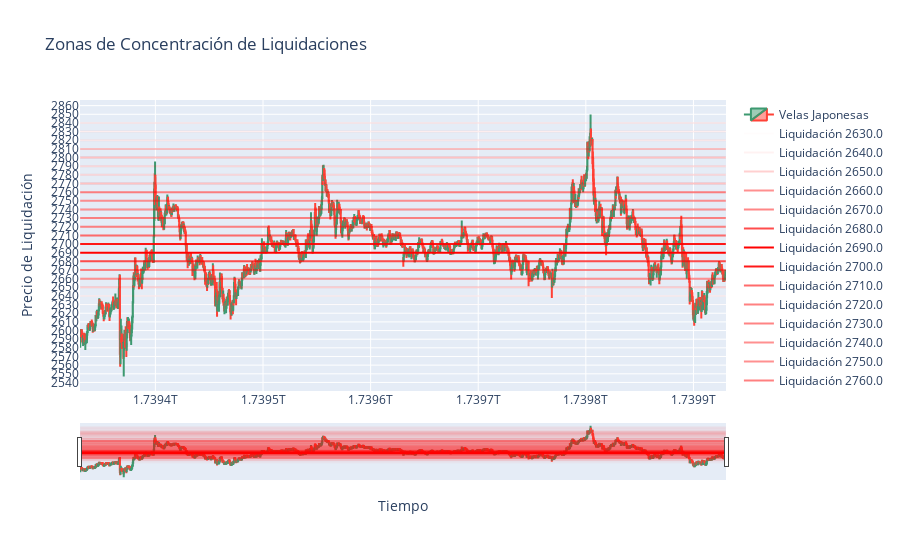

Here is the notebook cell this chart was saved with:
### Code cell
generar_grafico_barras(df_trades, df_velas)

### Figure 1 — Plotly figure (JSON) as saved in the notebook; plotly's stock layout.template omitted (floating-point values rounded to 4 significant figures; data arrays with more than 128 entries replaced by an {"elided": "..."} marker saying what was removed)
{"data": [{"close": {"elided": "2000 float values"}, "high": {"elided": "2000 float values"}, "low": {"elided": "2000 float values"}, "name": "Velas Japonesas", "open": {"elided": "2000 float values"}, "type": "candlestick", "x": {"elided": "2000 int values"}}, {"line": {"color": "rgba(255, 0, 0, 0.012425988032910349)", "width": 2}, "mode": "lines", "name": "Liquidación 2630.0", "type": "scatter", "x": [1739330100000, 1739930100000], "y": [2630, 2630]}, {"line": {"color": "rgba(255, 0, 0, 0.04912376500853543)", "width": 2}, "mode": "lines", "name": "Liquidación 2640.0", "type": "scatter", "x": [1739330100000, 1739930100000], "y": [2640, 2640]}, {"line": {"color": "rgba(255, 0, 0, 0.18439568636232848)", "width": 2}, "mode": "lines", "name": "Liquidación 2650.0", "type": "scatter", "x": [1739330100000, 1739930100000], "y": [2650, 2650]}, {"line": {"color": "rgba(255, 0, 0, 0.43364170583845196)", "width": 2}, "mode": "lines", "name": "Liquidación 2660.0", "type": "scatter", "x": [1739330100000, 1739930100000], "y": [2660, 2660]}, {"line": {"color": "rgba(255, 0, 0, 0.47327656457638584)", "width": 2}, "mode": "lines", "name": "Liquidación 2670.0", "type": "scatter", "x": [1739330100000, 1739930100000], "y": [2670, 2670]}, {"line": {"color": "rgba(255, 0, 0, 0.7016234109314107)", "width": 2}, "mode": "lines", "name": "Liquidación 2680.0", "type": "scatter", "x": [1739330100000, 1739930100000], "y": [2680, 2680]}, {"line": {"color": "rgba(255, 0, 0, 1.0)", "width": 2}, "mode": "lines", "name": "Liquidación 2690.0", "type": "scatter", "x": [1739330100000, 1739930100000], "y": [2690, 2690]}, {"line": {"color": "rgba(255, 0, 0, 0.9041996243382661)", "width": 2}, "mode": "lines", "name": "Liquidación 2700.0", "type": "scatter", "x": [1739330100000, 1739930100000], "y": [2700, 2700]}, {"line": {"color": "rgba(255, 0, 0, 0.5787426303567531)", "width": 2}, "mode": "lines", "name": "Liquidación 2710.0", "type": "scatter", "x": [1739330100000, 1739930100000], "y": [2710, 2710]}, {"line": {"color": "rgba(255, 0, 0, 0.4950397874568451)", "width": 2}, "mode": "lines", "name": "Liquidación 2720.0", "type": "scatter", "x": [1739330100000, 1739930100000], "y": [2720, 2720]}, {"line": {"color": "rgba(255, 0, 0, 0.48205807835341674)", "width": 2}, "mode": "lines", "name": "Liquidación 2730.0", "type": "scatter", "x": [1739330100000, 1739930100000], "y": [2730, 2730]}, {"line": {"color": "rgba(255, 0, 0, 0.4370124443149753)", "width": 2}, "mode": "lines", "name": "Liquidación 2740.0", "type": "scatter", "x": [1739330100000, 1739930100000], "y": [2740, 2740]}, {"line": {"color": "rgba(255, 0, 0, 0.43646504096001953)", "width": 2}, "mode": "lines", "name": "Liquidación 2750.0", "type": "scatter", "x": [1739330100000, 1739930100000], "y": [2750, 2750]}, {"line": {"color": "rgba(255, 0, 0, 0.49674289186889137)", "width": 2}, "mode": "lines", "name": "Liquidación 2760.0", "type": "scatter", "x": [1739330100000, 1739930100000], "y": [2760, 2760]}, {"line": {"color": "rgba(255, 0, 0, 0.2297936359994322)", "width": 2}, "mode": "lines", "name": "Liquidación 2770.0", "type": "scatter", "x": [1739330100000, 1739930100000], "y": [2770, 2770]}, {"line": {"color": "rgba(255, 0, 0, 0.1361613933310997)", "width": 2}, "mode": "lines", "name": "Liquidación 2780.0", "type": "scatter", "x": [1739330100000, 1739930100000], "y": [2780, 2780]}, {"line": {"color": "rgba(255, 0, 0, 0.1357722155409935)", "width": 2}, "mode": "lines", "name": "Liquidación 2790.0", "type": "scatter", "x": [1739330100000, 1739930100000], "y": [2790, 2790]}, {"line": {"color": "rgba(255, 0, 0, 0.2353169882419998)", "width": 2}, "mode": "lines", "name": "Liquidación 2800.0", "type": "scatter", "x": [1739330100000, 1739930100000], "y": [2800, 2800]}, {"line": {"color": "rgba(255, 0, 0, 0.24057909160473603)", "width": 2}, "mode": "lines", "name": "Liquidación 2810.0", "type": "scatter", "x": [1739330100000, 1739930100000], "y": [2810, 2810]}, {"line": {"color": "rgba(255, 0, 0, 0.08102332690107734)", "width": 2}, "mode": "lines", "name": "Liquidación 2820.0", "type": "scatter", "x": [1739330100000, 1739930100000], "y": [2820, 2820]}, {"line": {"color": "rgba(255, 0, 0, 0.06293378572564265)", "width": 2}, "mode": "lines", "name": "Liquidación 2830.0", "type": "scatter", "x": [1739330100000, 1739930100000], "y": [2830, 2830]}, {"line": {"color": "rgba(255, 0, 0, 0.0716016938071139)", "width": 2}, "mode": "lines", "name": "Liquidación 2840.0", "type": "scatter", "x": [1739330100000, 1739930100000], "y": [2840, 2840]}], "layout": {"title": {"text": "Zonas de Concentración de Liquidaciones"}, "xaxis": {"title": {"text": "Tiempo"}}, "yaxis": {"dtick": 10, "title": {"text": "Precio de Liquidación"}}}}
